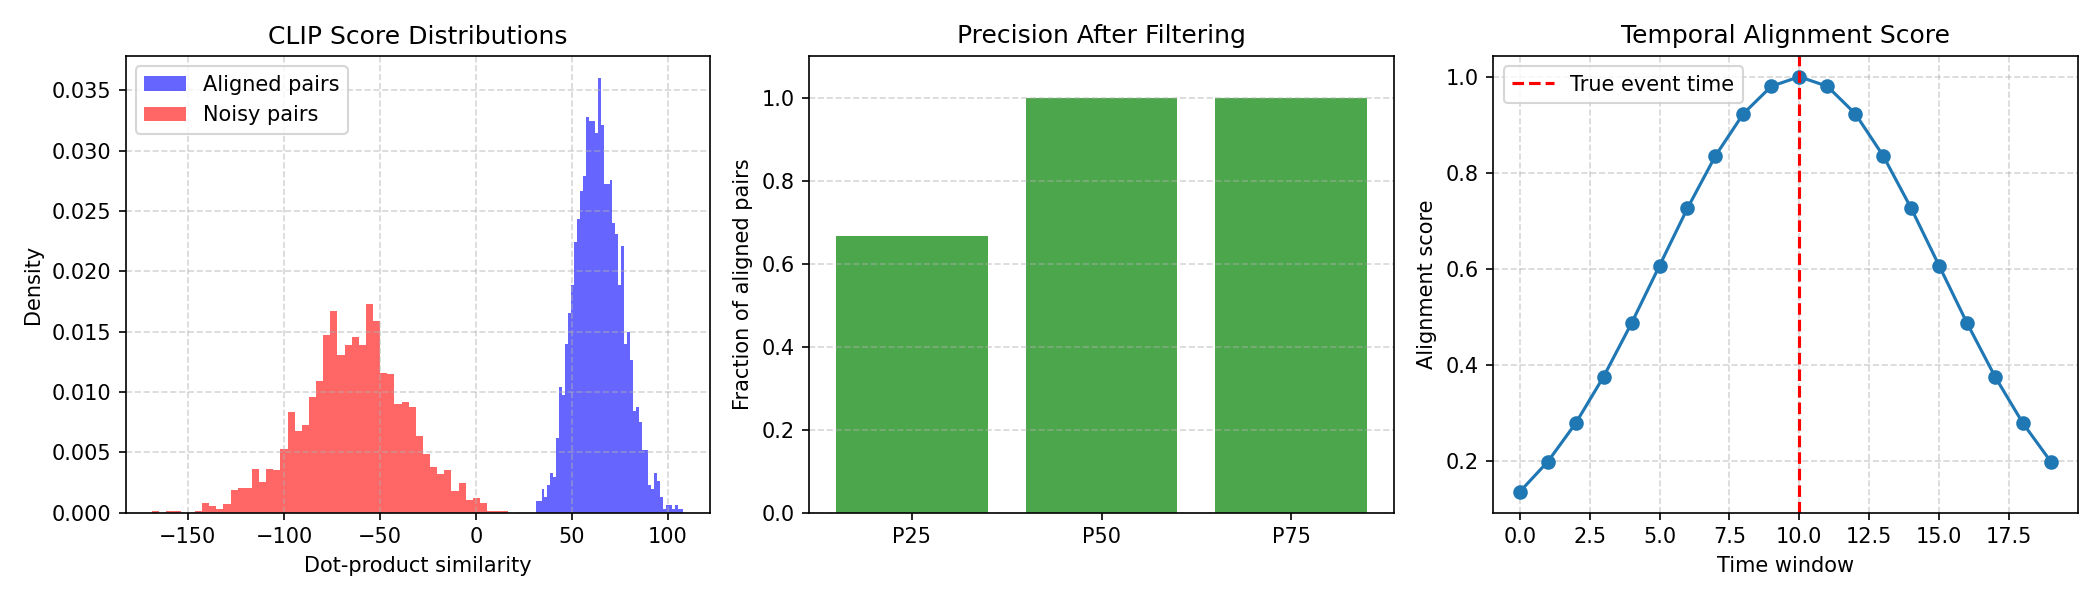

Here is the Python script that generated this plot:
"""
Phase 103: Multimodal Data Curation
NumPy simulation of CLIP-style scoring.
Image embeddings and text embeddings, dot product as similarity.
Show how filtering by similarity score improves "dataset quality."
"""

import numpy as np
import matplotlib
matplotlib.use("Agg")
import matplotlib.pyplot as plt
import os

np.random.seed(103)


def generate_embeddings(n_pairs, dim=64, noise_std=0.5):
    """
    Generate synthetic image and text embeddings.
    A shared latent vector creates alignment; independent noise creates misalignment.
    """
    shared = np.random.randn(n_pairs, dim)
    image_emb = shared + np.random.normal(0, noise_std, size=(n_pairs, dim))
    text_emb = shared + np.random.normal(0, noise_std, size=(n_pairs, dim))
    return image_emb, text_emb


def clip_scores(image_emb, text_emb):
    """Compute dot product similarity for each pair."""
    return np.sum(image_emb * text_emb, axis=1)


def temporal_alignment_score(n_windows=20, max_shift=5):
    """
    Simulate temporal alignment: a true event at time t should match audio at time t.
    Score drops as temporal shift increases.
    """
    true_time = 10
    times = np.arange(n_windows)
    scores = np.exp(-0.5 * ((times - true_time) / max_shift) ** 2)
    return times, scores


def simulate_multimodal_data_curation(output_dir="."):
    n_pairs = 2000
    dim = 64

    # Generate aligned and noisy pairs
    image_aligned, text_aligned = generate_embeddings(n_pairs, dim, noise_std=0.3)
    # Noisy pairs: anti-correlated shared latent so dot product is low on average
    shared_noisy = np.random.randn(n_pairs, dim)
    image_noisy = shared_noisy + np.random.normal(0, 1.5, size=(n_pairs, dim))
    text_noisy = -shared_noisy + np.random.normal(0, 1.5, size=(n_pairs, dim))

    scores_aligned = clip_scores(image_aligned, text_aligned)
    scores_noisy = clip_scores(image_noisy, text_noisy)

    # Combine into a mock dataset
    all_scores = np.concatenate([scores_aligned, scores_noisy])
    is_aligned = np.array([True] * n_pairs + [False] * n_pairs)

    # Filter by threshold
    thresholds = np.percentile(all_scores, [25, 50, 75])

    fig, axes = plt.subplots(1, 3, figsize=(14, 4))

    # Plot 1: Score distributions
    ax = axes[0]
    ax.hist(scores_aligned, bins=50, alpha=0.6, color="blue", label="Aligned pairs", density=True)
    ax.hist(scores_noisy, bins=50, alpha=0.6, color="red", label="Noisy pairs", density=True)
    ax.set_title("CLIP Score Distributions")
    ax.set_xlabel("Dot-product similarity")
    ax.set_ylabel("Density")
    ax.legend()
    ax.grid(True, linestyle="--", alpha=0.5)

    # Plot 2: Precision vs threshold
    ax = axes[1]
    precisions = []
    for thresh in thresholds:
        mask = all_scores >= thresh
        if mask.sum() == 0:
            precisions.append(0.0)
        else:
            precisions.append(is_aligned[mask].mean())
    ax.bar([f"P{t:.0f}" for t in [25, 50, 75]], precisions, color="green", alpha=0.7)
    ax.set_ylim(0, 1.1)
    ax.set_title("Precision After Filtering")
    ax.set_ylabel("Fraction of aligned pairs")
    ax.grid(True, linestyle="--", alpha=0.5, axis="y")

    # Plot 3: Temporal alignment
    ax = axes[2]
    times, t_scores = temporal_alignment_score()
    ax.plot(times, t_scores, marker="o")
    ax.axvline(10, color="red", linestyle="--", label="True event time")
    ax.set_title("Temporal Alignment Score")
    ax.set_xlabel("Time window")
    ax.set_ylabel("Alignment score")
    ax.legend()
    ax.grid(True, linestyle="--", alpha=0.5)

    plt.tight_layout()
    out_path = os.path.join(output_dir, "phase103_multimodal_data.png")
    plt.savefig(out_path, dpi=150)
    plt.close()
    print(f"Saved plot to {out_path}")

    print("\nDataset quality after filtering:")
    for t, p in zip([25, 50, 75], precisions):
        print(f"  Top {100-t:.0f}% by score: {p:.1%} aligned pairs")


if __name__ == "__main__":
    script_dir = os.path.dirname(os.path.abspath(__file__))
    simulate_multimodal_data_curation(output_dir=script_dir)
